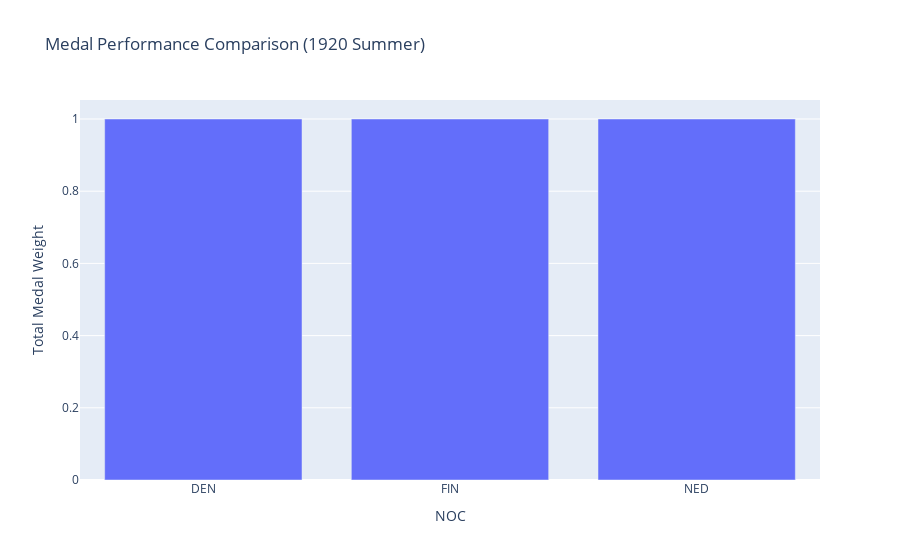

Source (notebook cell):
### Code cell
def convert_medal_values(medal_series):
  medal_dict = {'Gold': 1, 'Silver': 1, 'Bronze': 1, np.NAN: 0}
  return medal_series.replace(medal_dict)

# Function to calculate medal counts for groups (considering medal values)
def calculate_medal_counts(data, group_col):
  data['Medal Value'] = convert_medal_values(data['Medal'])  # Convert medal values
  grouped_data = data.groupby(group_col)
  medal_weights = grouped_data['Medal Value'].sum()  # Sum medal values per group
  return medal_weights

# Function to compare medal performance between NOCs using Plotly
def compare_noc_performance_interactive(data, noc_list, year):
  filtered_data = data[(data['NOC'].isin(noc_list)) & (data['Games'] == year)]  # Filter by NOCs and year
  noc_medals = calculate_medal_counts(filtered_data.copy(), 'NOC')
  fig = bar(noc_medals, x=noc_medals.index, title=f"Medal Performance Comparison ({year})")
  fig.update_layout(xaxis_title='NOC', yaxis_title='Total Medal Weight')
  fig.show()  # Display the interactive plot

# Get user input for NOCs (comma-separated)
nocs = input("Enter a comma-separated list of NOCs to compare (e.g., USA,CHN,GBR): ")
noc_list = nocs.strip().split(',')  # Split input into a list

# Get user input for year
year = input("Enter the year to compare (e.g., 2012 Summer): ")

# Compare medal performance
compare_noc_performance_interactive(df.copy(), noc_list, year)

### Figure 1 — Plotly figure (JSON) as saved in the notebook; plotly's stock layout.template omitted (floating-point values rounded to 4 significant figures)
{"data": [{"alignmentgroup": "True", "hovertemplate": "NOC=%{x}<br>count=%{y}<extra></extra>", "legendgroup": "", "marker": {"color": "#636efa", "pattern": {"shape": ""}}, "name": "", "offsetgroup": "", "orientation": "v", "showlegend": false, "textposition": "auto", "type": "bar", "x": ["DEN", "FIN", "NED"], "xaxis": "x", "y": [1, 1, 1], "yaxis": "y"}], "layout": {"barmode": "relative", "legend": {"tracegroupgap": 0}, "title": {"text": "Medal Performance Comparison (1920 Summer)"}, "xaxis": {"anchor": "y", "domain": [0, 1], "title": {"text": "NOC"}}, "yaxis": {"anchor": "x", "domain": [0, 1], "title": {"text": "Total Medal Weight"}}}}
